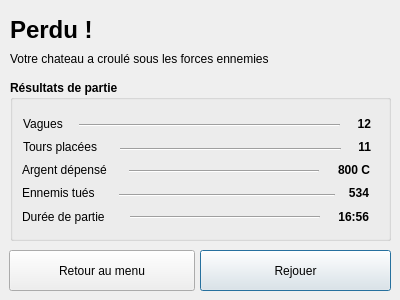
<?xml version="1.0" encoding="UTF-8"?>
<ui version="4.0">
 <class>Dialog</class>
 <widget class="QDialog" name="Dialog">
  <property name="geometry">
   <rect>
    <x>0</x>
    <y>0</y>
    <width>400</width>
    <height>300</height>
   </rect>
  </property>
  <property name="minimumSize">
   <size>
    <width>400</width>
    <height>300</height>
   </size>
  </property>
  <property name="maximumSize">
   <size>
    <width>400</width>
    <height>300</height>
   </size>
  </property>
  <property name="windowTitle">
   <string>Fin de partie - Tower Défense</string>
  </property>
  <property name="sizeGripEnabled">
   <bool>false</bool>
  </property>
  <widget class="QPushButton" name="rejouer_btn">
   <property name="geometry">
    <rect>
     <x>200</x>
     <y>250</y>
     <width>191</width>
     <height>41</height>
    </rect>
   </property>
   <property name="text">
    <string>Rejouer</string>
   </property>
  </widget>
  <widget class="QLabel" name="titlelabel">
   <property name="geometry">
    <rect>
     <x>10</x>
     <y>10</y>
     <width>380</width>
     <height>40</height>
    </rect>
   </property>
   <property name="font">
    <font>
     <pointsize>18</pointsize>
     <bold>true</bold>
    </font>
   </property>
   <property name="text">
    <string>Perdu !</string>
   </property>
   <property name="textFormat">
    <enum>Qt::TextFormat::AutoText</enum>
   </property>
   <property name="alignment">
    <set>Qt::AlignmentFlag::AlignLeading|Qt::AlignmentFlag::AlignLeft|Qt::AlignmentFlag::AlignVCenter</set>
   </property>
  </widget>
  <widget class="QGroupBox" name="groupBox">
   <property name="geometry">
    <rect>
     <x>10</x>
     <y>80</y>
     <width>381</width>
     <height>161</height>
    </rect>
   </property>
   <property name="font">
    <font>
     <bold>true</bold>
    </font>
   </property>
   <property name="title">
    <string>Résultats de partie</string>
   </property>
   <widget class="QLabel" name="label_2">
    <property name="geometry">
     <rect>
      <x>13</x>
      <y>35</y>
      <width>51</width>
      <height>18</height>
     </rect>
    </property>
    <property name="font">
     <font>
      <bold>false</bold>
     </font>
    </property>
    <property name="text">
     <string>Vagues </string>
    </property>
   </widget>
   <widget class="QLabel" name="label_3">
    <property name="geometry">
     <rect>
      <x>13</x>
      <y>58</y>
      <width>131</width>
      <height>18</height>
     </rect>
    </property>
    <property name="font">
     <font>
      <bold>false</bold>
     </font>
    </property>
    <property name="text">
     <string>Tours placées</string>
    </property>
   </widget>
   <widget class="QLabel" name="label_4">
    <property name="geometry">
     <rect>
      <x>12</x>
      <y>81</y>
      <width>131</width>
      <height>18</height>
     </rect>
    </property>
    <property name="font">
     <font>
      <bold>false</bold>
     </font>
    </property>
    <property name="text">
     <string>Argent dépensé</string>
    </property>
   </widget>
   <widget class="QLabel" name="label_5">
    <property name="geometry">
     <rect>
      <x>12</x>
      <y>104</y>
      <width>140</width>
      <height>18</height>
     </rect>
    </property>
    <property name="font">
     <font>
      <bold>false</bold>
     </font>
    </property>
    <property name="text">
     <string>Ennemis tués</string>
    </property>
   </widget>
   <widget class="QLabel" name="label_6">
    <property name="geometry">
     <rect>
      <x>12</x>
      <y>127</y>
      <width>140</width>
      <height>20</height>
     </rect>
    </property>
    <property name="font">
     <font>
      <bold>false</bold>
     </font>
    </property>
    <property name="text">
     <string>Durée de partie</string>
    </property>
   </widget>
   <widget class="QLabel" name="depenses">
    <property name="geometry">
     <rect>
      <x>229</x>
      <y>81</y>
      <width>131</width>
      <height>18</height>
     </rect>
    </property>
    <property name="font">
     <font>
      <bold>true</bold>
     </font>
    </property>
    <property name="text">
     <string>800 C</string>
    </property>
    <property name="alignment">
     <set>Qt::AlignmentFlag::AlignRight|Qt::AlignmentFlag::AlignTrailing|Qt::AlignmentFlag::AlignVCenter</set>
    </property>
   </widget>
   <widget class="QLabel" name="ennemis_tues">
    <property name="geometry">
     <rect>
      <x>219</x>
      <y>104</y>
      <width>140</width>
      <height>18</height>
     </rect>
    </property>
    <property name="font">
     <font>
      <bold>true</bold>
     </font>
    </property>
    <property name="text">
     <string>534</string>
    </property>
    <property name="alignment">
     <set>Qt::AlignmentFlag::AlignRight|Qt::AlignmentFlag::AlignTrailing|Qt::AlignmentFlag::AlignVCenter</set>
    </property>
   </widget>
   <widget class="QLabel" name="tours">
    <property name="geometry">
     <rect>
      <x>230</x>
      <y>58</y>
      <width>131</width>
      <height>18</height>
     </rect>
    </property>
    <property name="font">
     <font>
      <bold>true</bold>
     </font>
    </property>
    <property name="text">
     <string>11</string>
    </property>
    <property name="alignment">
     <set>Qt::AlignmentFlag::AlignRight|Qt::AlignmentFlag::AlignTrailing|Qt::AlignmentFlag::AlignVCenter</set>
    </property>
   </widget>
   <widget class="QLabel" name="duree">
    <property name="geometry">
     <rect>
      <x>219</x>
      <y>127</y>
      <width>140</width>
      <height>20</height>
     </rect>
    </property>
    <property name="font">
     <font>
      <bold>true</bold>
     </font>
    </property>
    <property name="text">
     <string>16:56</string>
    </property>
    <property name="alignment">
     <set>Qt::AlignmentFlag::AlignRight|Qt::AlignmentFlag::AlignTrailing|Qt::AlignmentFlag::AlignVCenter</set>
    </property>
   </widget>
   <widget class="QLabel" name="vagues">
    <property name="geometry">
     <rect>
      <x>230</x>
      <y>35</y>
      <width>131</width>
      <height>18</height>
     </rect>
    </property>
    <property name="font">
     <font>
      <bold>true</bold>
     </font>
    </property>
    <property name="text">
     <string>12</string>
    </property>
    <property name="alignment">
     <set>Qt::AlignmentFlag::AlignRight|Qt::AlignmentFlag::AlignTrailing|Qt::AlignmentFlag::AlignVCenter</set>
    </property>
   </widget>
   <widget class="Line" name="line_3">
    <property name="geometry">
     <rect>
      <x>119</x>
      <y>81</y>
      <width>190</width>
      <height>20</height>
     </rect>
    </property>
    <property name="orientation">
     <enum>Qt::Orientation::Horizontal</enum>
    </property>
   </widget>
   <widget class="Line" name="line_4">
    <property name="geometry">
     <rect>
      <x>120</x>
      <y>127</y>
      <width>190</width>
      <height>20</height>
     </rect>
    </property>
    <property name="orientation">
     <enum>Qt::Orientation::Horizontal</enum>
    </property>
   </widget>
   <widget class="Line" name="line_5">
    <property name="geometry">
     <rect>
      <x>109</x>
      <y>105</y>
      <width>216</width>
      <height>20</height>
     </rect>
    </property>
    <property name="orientation">
     <enum>Qt::Orientation::Horizontal</enum>
    </property>
   </widget>
   <widget class="Line" name="line_7">
    <property name="geometry">
     <rect>
      <x>110</x>
      <y>59</y>
      <width>221</width>
      <height>20</height>
     </rect>
    </property>
    <property name="orientation">
     <enum>Qt::Orientation::Horizontal</enum>
    </property>
   </widget>
   <widget class="Line" name="line_8">
    <property name="geometry">
     <rect>
      <x>69</x>
      <y>35</y>
      <width>261</width>
      <height>20</height>
     </rect>
    </property>
    <property name="orientation">
     <enum>Qt::Orientation::Horizontal</enum>
    </property>
   </widget>
  </widget>
  <widget class="QLabel" name="label">
   <property name="geometry">
    <rect>
     <x>10</x>
     <y>50</y>
     <width>381</width>
     <height>18</height>
    </rect>
   </property>
   <property name="text">
    <string>Votre chateau a croulé sous les forces ennemies</string>
   </property>
  </widget>
  <widget class="QPushButton" name="menu_btn">
   <property name="geometry">
    <rect>
     <x>9</x>
     <y>250</y>
     <width>186</width>
     <height>41</height>
    </rect>
   </property>
   <property name="text">
    <string>Retour au menu</string>
   </property>
  </widget>
 </widget>
 <resources/>
 <connections/>
</ui>
